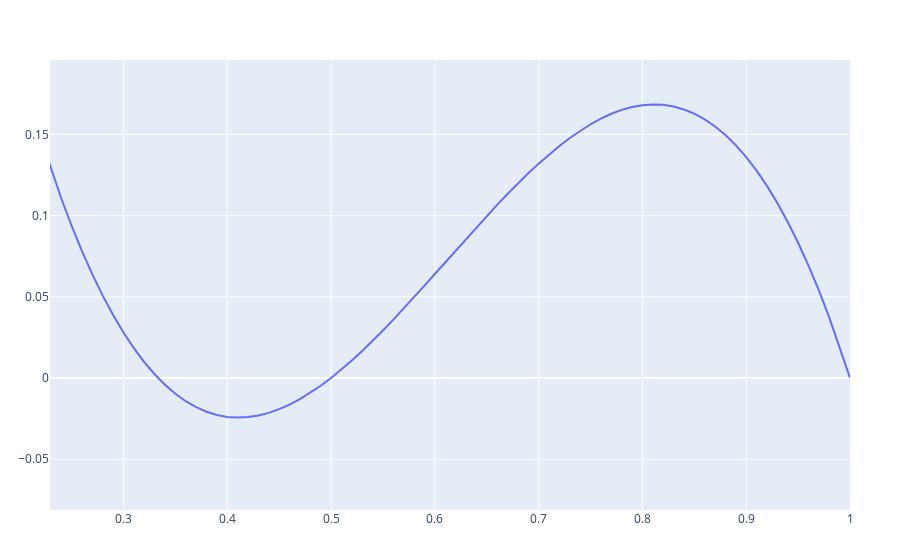

Here is the notebook cell this chart was saved with:
### Code cell
function eqn(R::Float64)
    sum::Float64 = 0.
    pow::Float64 = 1
    coeffs::Vector{Float64} = [1., -6., 11., -6.
    ]
    for coeff in coeffs
        sum += coeff*pow
        pow*=R
    end
    return sum
end

rd = 0.:0.01:1.
ry = eqn.( rd)
trace1 = scatter(x=rd, y=ry,
                mode="lines",
                name="power")
display(plot(trace1))
